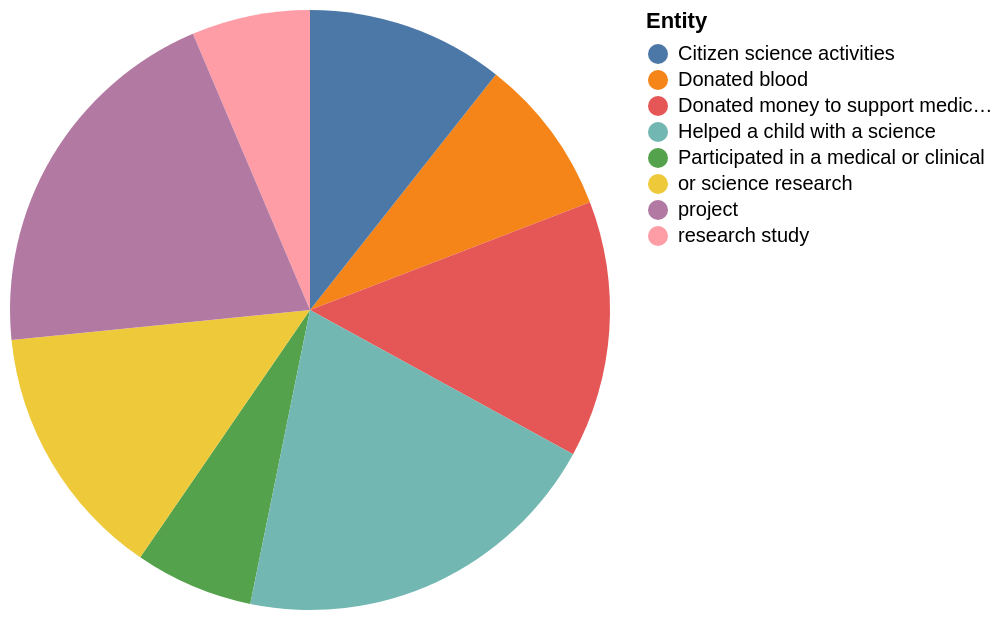

Express this chart as Vega-Lite.
### Vega-Lite specification from a JSON file in a GitHub repository (floating-point values rounded to 4 significant figures)
{"$schema": "https://vega.github.io/schema/vega-lite/v5.json", "description": "Pie chart auto-generated from CSV", "data": {"values": [{"Entity": "research study", "Done in the past 12 months": "6", "Ever done NET": "18"}, {"Entity": "Participated in a medical or clinical", "Done in the past 12 months": "6", "Ever done NET": "18"}, {"Entity": "Donated blood", "Done in the past 12 months": "8", "Ever done NET": "38"}, {"Entity": "Citizen science activities", "Done in the past 12 months": "10", "Ever done NET": "26"}, {"Entity": "or science research", "Done in the past 12 months": "13", "Ever done NET": "30"}, {"Entity": "Donated money to support medical or science research", "Done in the past 12 months": "13", "Ever done NET": "30"}, {"Entity": "project", "Done in the past 12 months": "19", "Ever done NET": "48"}, {"Entity": "Helped a child with a science", "Done in the past 12 months": "19", "Ever done NET": "48"}]}, "mark": "arc", "encoding": {"theta": {"field": "Done in the past 12 months", "type": "quantitative"}, "color": {"field": "Entity", "type": "nominal"}}}
